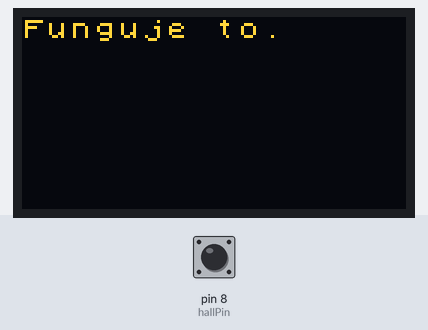
Bench run of a sketch on a simulated Arduino Uno, built with avr-gcc and run on an emulated ATmega328P. Shown: 128×64 one-colour display. The inputs (shaded band) are chosen by the test bench; at power-on: pin 8 (hallPin) LOW. The OLED is the two-colour kind (top 16 rows yellow).

Above: at 1.2 s.
1.3 s: pin 8 (hallPin) driven HIGH
At 1.91 s:
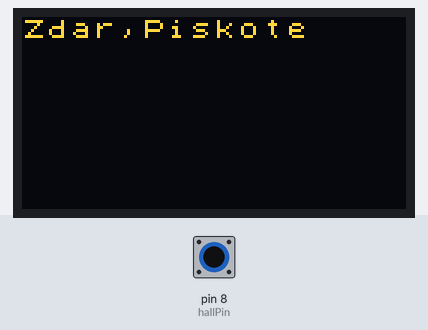
3.5 s: pin 8 (hallPin) driven LOW
At 3.77 s:
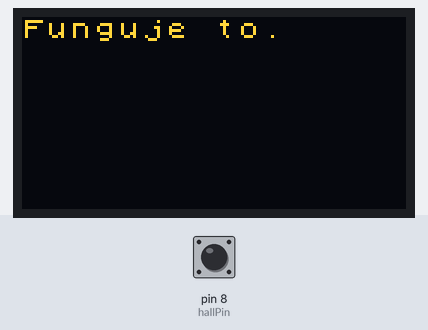
6.1 s: pin 8 (hallPin) driven HIGH
At 6.88 s:
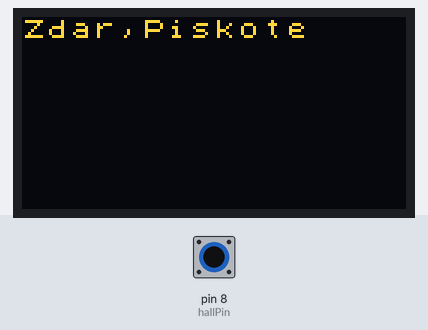
9.1 s: pin 8 (hallPin) pulsed LOW 2 times (0.12 s each, 0.3 s apart)
At 9.6 s:
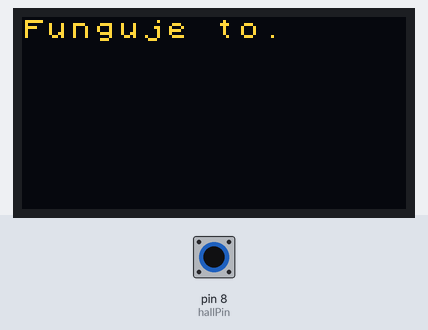

Measured:
- after the input at 1.3 s, the display: changes after 0.06 s (image 1)
- after the input at 3.5 s, the display: first changes after 0.08 s (image 2 shows a later state)
- after the input at 6.1 s, the display: first differs from a run without the input after 0.24 s (image 3)
- after the input at 9.1 s, the display: first differs from a run without the input after 0.41 s (image 4)

The sketch:

detekce_magnetu_display.ino
```cpp
/* Tento kód napíše na display zadaný text, podle toho, jestli hallova sonda registruje nebo neregistruje napětí.
 */


#include <Arduino.h>
#include <U8x8lib.h>

#ifdef U8X8_HAVE_HW_SPI
#include <SPI.h>
#endif

U8X8_SSD1306_128X64_NONAME_HW_I2C oled_display(/* clock=*/ SCL, /* data=*/ SDA, /* reset=*/ U8X8_PIN_NONE);   // OLEDs without Reset of the Display

int hallPin = 8;
int hallstav = 0;

void setup() {
  oled_display.begin();
  oled_display.setPowerSave(0);
  oled_display.setFont(u8x8_font_chroma48medium8_r);
  Serial.begin(9600);
  pinMode(hallPin, INPUT);
}

void loop() {
  hallstav = digitalRead(hallPin);

  if (hallstav == 1)                    //jestliže, sonda neregistruje magnetické pole hallstav=1
  {oled_display.println("Zdar,Piskote");}        //jestliže hallstav = 1, display napíše "Off"
  //{Serial.println ("Off");}           //jestliže hallstav = 1, sériový monitor napíše "Off"

  if (hallstav == 0)                    //jestliže, sonda registruje magnetické pole hallstav=0
  {oled_display.println("Funguje to.");}         //jestliže hallstav = 0, display napíše "On"
  //{Serial.println("On");}             //jestliže hallstav = 0, sériový monitor napíše "On"

  //oled_display.print(hallstav);       //display napíše "1" nebo "2"
  delay(100);                           //inforamce bude na display 100 ms a pak se obnoví
  oled_display.clear();                 //display píše na jedno místo a ne za sebe nebo pod sebe
  //Serial.println(hallstav);           // sériový monitor napíše "1" nebo "2"
 }
```
